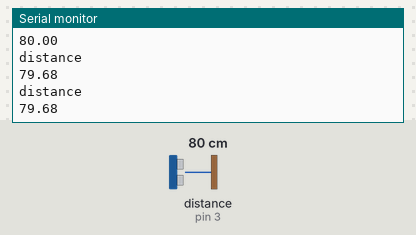
Simulated run of this sketch. Board: Arduino Uno, built with avr-gcc and run on an emulated ATmega328P. Shown: the last lines printed to the serial monitor. Wiring (inferred from the names in the program): ultrasonic range finder: trigger pin 6; echo pin 3. The test bench sets the inputs (shaded band); at power-on: distance to the obstacle (sensor on pin 3) 80 cm. The echo pulse lasts 58.3 µs per cm.

Above: at 1.3 s.
1.4 s: distance to the obstacle (sensor on pin 3) set to 2 cm
At 1.83 s:
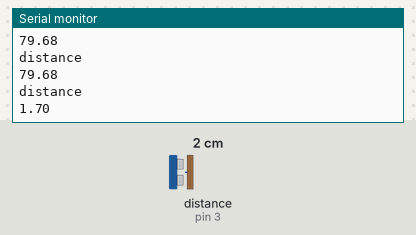
2.9 s: distance to the obstacle (sensor on pin 3) set to 4 cm
At 3.33 s:
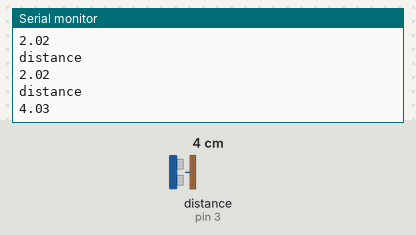
Timing chart, 0 to 5.9 s (numbered marks = the images above; inputs shaded):
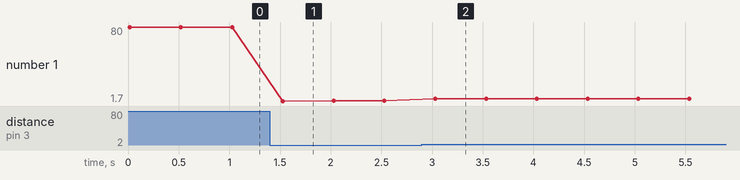

The sketch:

Altrasonic_Sensor.ino
```cpp
int trig=6;
int eco=3;
float duration;
float distance;

void setup() {
  Serial.begin(9600);
  pinMode(trig,OUTPUT);
  pinMode(eco,INPUT);
  // put your setup code here, to run once:

}

void loop() {
  digitalWrite(trig,LOW);
  delayMicroseconds(5);
  digitalWrite(trig,HIGH);
  delayMicroseconds(10);
  digitalWrite(trig,LOW);

  duration=pulseIn(eco,HIGH);
  distance=(duration/2)*0.0343;
  Serial.println("distance");
  Serial.print("");
  Serial.println(distance);

  delay(500);


  // put your main code here, to run repeatedly:

}
```

Measured:
- after the input at 1.4 s, the serial monitor: prints a new line after 0.13 s (image 1)
- after the input at 2.9 s, the serial monitor: prints a new line after 0.13 s (image 2)
- plotted number 1: 79.68 → 2.02 after the input at 1.4 s, 2.02 → 4.03 after the input at 2.9 s
